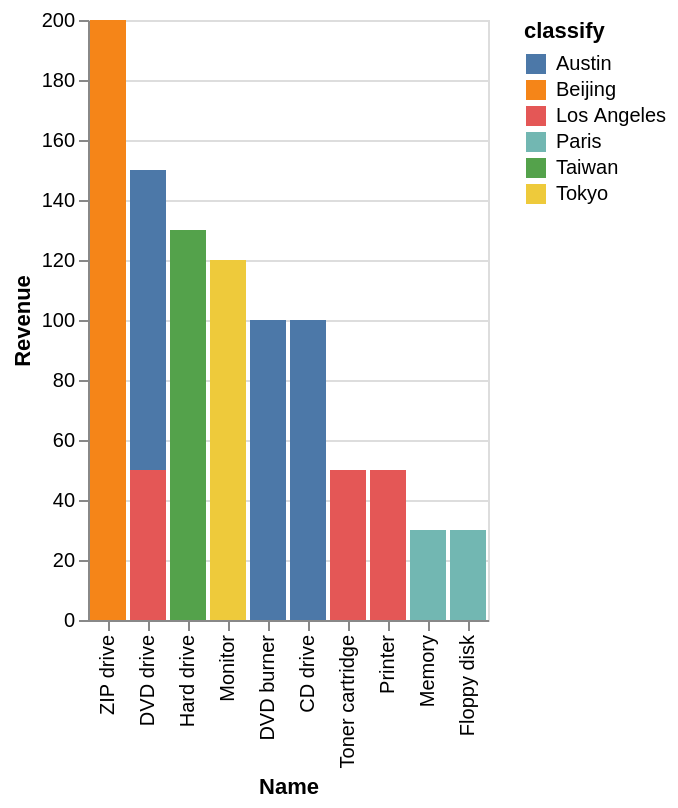

Here is the Vega-Lite specification saved for this chart:
### Vega-Lite specification from a JSON file in a GitHub repository (floating-point values rounded to 4 significant figures)
{"data": {"values": [{"x_data": "ZIP drive", "y_data": 0, "classify": "Austin"}, {"x_data": "DVD drive", "y_data": 100, "classify": "Austin"}, {"x_data": "Hard drive", "y_data": 0, "classify": "Austin"}, {"x_data": "Monitor", "y_data": 0, "classify": "Austin"}, {"x_data": "DVD burner", "y_data": 100, "classify": "Austin"}, {"x_data": "CD drive", "y_data": 100, "classify": "Austin"}, {"x_data": "Toner cartridge", "y_data": 0, "classify": "Austin"}, {"x_data": "Printer", "y_data": 0, "classify": "Austin"}, {"x_data": "Memory", "y_data": 0, "classify": "Austin"}, {"x_data": "Floppy disk", "y_data": 0, "classify": "Austin"}, {"x_data": "ZIP drive", "y_data": 200, "classify": "Beijing"}, {"x_data": "DVD drive", "y_data": 0, "classify": "Beijing"}, {"x_data": "Hard drive", "y_data": 0, "classify": "Beijing"}, {"x_data": "Monitor", "y_data": 0, "classify": "Beijing"}, {"x_data": "DVD burner", "y_data": 0, "classify": "Beijing"}, {"x_data": "CD drive", "y_data": 0, "classify": "Beijing"}, {"x_data": "Toner cartridge", "y_data": 0, "classify": "Beijing"}, {"x_data": "Printer", "y_data": 0, "classify": "Beijing"}, {"x_data": "Memory", "y_data": 0, "classify": "Beijing"}, {"x_data": "Floppy disk", "y_data": 0, "classify": "Beijing"}, {"x_data": "ZIP drive", "y_data": 0, "classify": "Los Angeles"}, {"x_data": "DVD drive", "y_data": 50, "classify": "Los Angeles"}, {"x_data": "Hard drive", "y_data": 0, "classify": "Los Angeles"}, {"x_data": "Monitor", "y_data": 0, "classify": "Los Angeles"}, {"x_data": "DVD burner", "y_data": 0, "classify": "Los Angeles"}, {"x_data": "CD drive", "y_data": 0, "classify": "Los Angeles"}, {"x_data": "Toner cartridge", "y_data": 50, "classify": "Los Angeles"}, {"x_data": "Printer", "y_data": 50, "classify": "Los Angeles"}, {"x_data": "Memory", "y_data": 0, "classify": "Los Angeles"}, {"x_data": "Floppy disk", "y_data": 0, "classify": "Los Angeles"}, {"x_data": "ZIP drive", "y_data": 0, "classify": "Paris"}, {"x_data": "DVD drive", "y_data": 0, "classify": "Paris"}, {"x_data": "Hard drive", "y_data": 0, "classify": "Paris"}, {"x_data": "Monitor", "y_data": 0, "classify": "Paris"}, {"x_data": "DVD burner", "y_data": 0, "classify": "Paris"}, {"x_data": "CD drive", "y_data": 0, "classify": "Paris"}, {"x_data": "Toner cartridge", "y_data": 0, "classify": "Paris"}, {"x_data": "Printer", "y_data": 0, "classify": "Paris"}, {"x_data": "Memory", "y_data": 30, "classify": "Paris"}, {"x_data": "Floppy disk", "y_data": 30, "classify": "Paris"}, {"x_data": "ZIP drive", "y_data": 0, "classify": "Taiwan"}, {"x_data": "DVD drive", "y_data": 0, "classify": "Taiwan"}, {"x_data": "Hard drive", "y_data": 130, "classify": "Taiwan"}, {"x_data": "Monitor", "y_data": 0, "classify": "Taiwan"}, {"x_data": "DVD burner", "y_data": 0, "classify": "Taiwan"}, {"x_data": "CD drive", "y_data": 0, "classify": "Taiwan"}, {"x_data": "Toner cartridge", "y_data": 0, "classify": "Taiwan"}, {"x_data": "Printer", "y_data": 0, "classify": "Taiwan"}, {"x_data": "Memory", "y_data": 0, "classify": "Taiwan"}, {"x_data": "Floppy disk", "y_data": 0, "classify": "Taiwan"}, {"x_data": "ZIP drive", "y_data": 0, "classify": "Tokyo"}, {"x_data": "DVD drive", "y_data": 0, "classify": "Tokyo"}, {"x_data": "Hard drive", "y_data": 0, "classify": "Tokyo"}, {"x_data": "Monitor", "y_data": 120, "classify": "Tokyo"}, {"x_data": "DVD burner", "y_data": 0, "classify": "Tokyo"}, {"x_data": "CD drive", "y_data": 0, "classify": "Tokyo"}, {"x_data": "Toner cartridge", "y_data": 0, "classify": "Tokyo"}, {"x_data": "Printer", "y_data": 0, "classify": "Tokyo"}, {"x_data": "Memory", "y_data": 0, "classify": "Tokyo"}, {"x_data": "Floppy disk", "y_data": 0, "classify": "Tokyo"}]}, "mark": "bar", "encoding": {"x": {"field": "x_data", "type": "nominal", "title": "Name", "sort": {"op": "sum", "field": "y_data", "order": "descending"}}, "y": {"field": "y_data", "type": "quantitative", "title": "Revenue"}, "color": {"field": "classify"}}}
